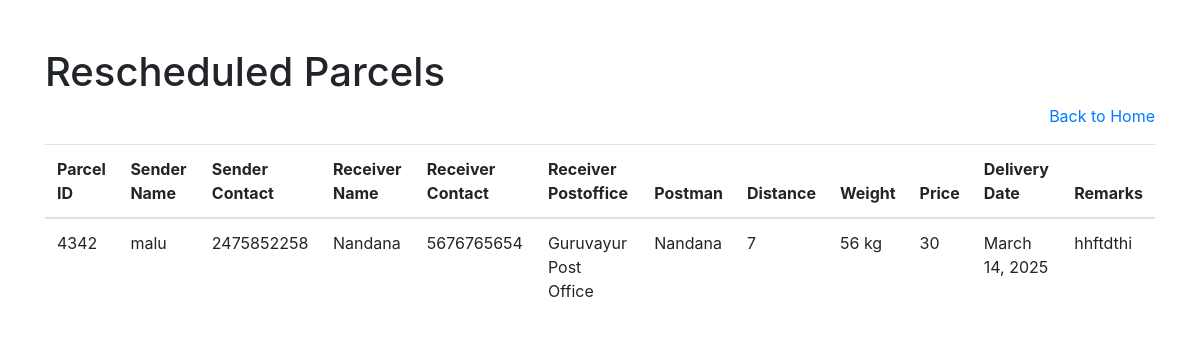
The page /user_reschedule_history/ (signed in) on the database its author committed.
### POST/models.py (models this page shows)
class postmodel(models.Model):
    post_id=models.IntegerField()
    parcel_id = models.IntegerField(unique=True)
    postoffice_choices=(
        ('mainpostoffice','Main_postoffice'),
        ('subpostoffice','Sub_postoffice')
    )
    postoffice=models.CharField(max_length=20,choices=postoffice_choices)
    sendername=models.CharField(max_length=100)
    sender_address=models.CharField(max_length=100)
    sender_contact = models.IntegerField(null=True, blank=True)
    receivername=models.CharField(max_length=100)
    receiver_address=models.CharField(max_length=100)
    receiver_email=models.EmailField(blank=True,null=True)
    receiver_postoffice=models.CharField(max_length=100)
    receiver_contact=models.IntegerField()
    posted_date=models.DateField()
    remarks=models.CharField(max_length=200)
    status_choices=(
        ('itempacked','item_packed'),
        ('itemdispatched','item_dispatched'),
        ('itemoutfordelivery','item_outfordelivery'),
        ('itemdelivered','item_delivered'),
        ('doorclosed', 'door_closed'),
        ('returned' , 'returned'),
        ('rescheduled','rescheduled')
    )
    status=models.CharField(max_length=100,choices=status_choices)
    weight=models.IntegerField()
    kms=models.IntegerField()
    price=models.IntegerField()
    screenshot=models.ImageField(upload_to='images/',blank=True,null=True)
    postman_name=models.CharField(max_length=100)
    reschedule_status=models.BooleanField(default=False,blank=True,null=True)

### POST/views.py (the view)
# urls.py: path('user_reschedule_history/', views.user_reschedule_history, name='user_reschedule_history'),
def user_reschedule_history(request):
    semail = request.session['email']
    user = USER.objects.get(email=semail)
    userrescheduled_items = postmodel.objects.filter(receiver_email=user.email, status='rescheduled')
    return render(request, 'user_reschedule_history.html', {'userrescheduled_items': userrescheduled_items})

### POST/templates/user_reschedule_history.html (shortened to what this page needs)
<!DOCTYPE html>
<html lang="en">
<head>
    <link rel="stylesheet" href="https://stackpath.bootstrapcdn.com/bootstrap/4.5.2/css/bootstrap.min.css">
</head>
<body>
    <div class="container">
        <h1 class="mt-5">Rescheduled Parcels</h1>
        <table class="table mt-3">
            <div class="text-right">
                <a href="{% url 'home' %}" class="link">Back to Home</a>
            </div>
            <thead>
                <tr>
                    <th>Parcel ID</th>
                    <th>Sender Name</th>
                    <th>Sender Contact</th>
                    <th>Receiver Name</th>
                    <th>Receiver Contact</th>
                    <th>Receiver Postoffice</th>
                    <th>Postman</th>
                    <th>Distance</th>
                    <th>Weight</th>
                    <th>Price</th>
                    <th>Delivery Date</th>
                    <th>Remarks</th>
                </tr>
            </thead>
            <tbody>
        {% for parcel in userrescheduled_items %}
        <tr>
            <td>{{ parcel.parcel_id }}</td>
            <td>{{ parcel.sendername }}</td>
            <td>{{ parcel.sender_contact }}</td>
            <td>{{ parcel.receivername }}</td>
            <td>{{ parcel.receiver_contact }}</td>
            <td>{{ parcel.receiver_postoffice }}</td>
            <td>{{ parcel.postman_name }}</td>
            <td>{{ parcel.kms }}</td>
            <td>{{ parcel.weight }} kg</td>
            <td>{{ parcel.price }}</td>
            <td>{{ parcel.posted_date }}</td>
            <td>{{ parcel.remarks }}</td>
        </tr>
    {% empty %}
        <tr>
            <td colspan="12" class="text-center text-gray-500">No parcel records found.</td>
        </tr>
    {% endfor %}
</tbody>
</table>
</div>
</body>
</html>

### rows shown on the page
postmodel: parcel_id "4342", sendername "malu", sender_contact "2475852258", receivername "Nandana", receiver_contact "5676765654", receiver_postoffice "Guruvayur Post Office", postman_name "Nandana", kms "7", weight "56", price "30", posted_date "March 14, 2025", remarks "hhftdthi"
